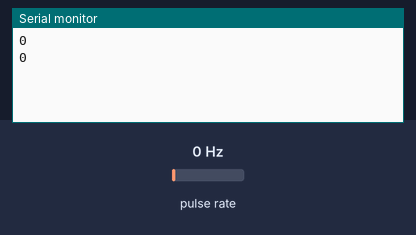
Bench run of a sketch on a simulated Arduino Uno, built with avr-gcc and run on an emulated ATmega328P. Shown: the last lines printed to the serial monitor. Wiring (inferred from the names in the program): pulse sensor: data pin 2. Inputs (shaded band) come from the test bench; at power-on: pulse rate 0 Hz.

Above: at 1.2 s.
1.3 s: pulse rate (sensor on pin 2) set to 4 Hz
At 2.6 s:
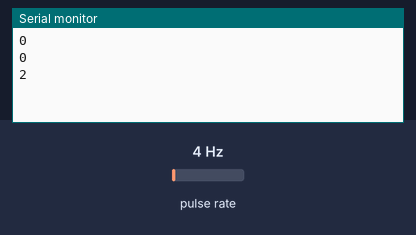
2.8 s: pulse rate (sensor on pin 2) set to 50 Hz
At 3.8 s:
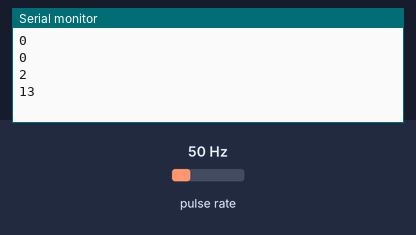
Timing chart, 0 to 5.8 s (numbered marks = the images above; inputs shaded):
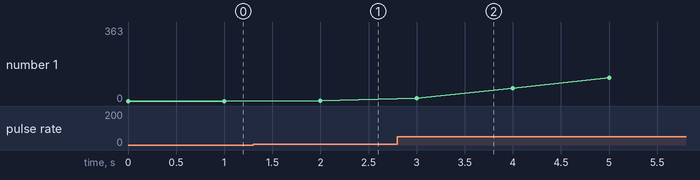

The sketch:

Lab22_speed_encoder.ino
```cpp
const int M1_encoder = 2;  //　代表 pin2
volatile int M1_pos = 0;
int pos, oldpos;

void setup() {
  // put your setup code here, to run once:
  pinMode(M1_encoder, INPUT);
  attachInterrupt(0, EncoderEvent, FALLING);  //　指定 pin2 對應中斷
  Serial.begin(9600);
}

void loop() {
  //暫時停止中斷
  //uint8_t oldSREG = SREG;
  //cli();
  pos = M1_pos;  //　取得位置計數值
  //SREG = oldSREG;

  //　若位置有變化，則顯示
  //if (pos != oldpos)
  //{
    Serial.println(pos);  //顯示目前旋轉格數
    //oldpos = pos;
  //}
  delay(1000);
}

void EncoderEvent()
{
  M1_pos++;
}
```

Measured:
- after the input at 1.3 s, the serial monitor: prints a new line after 0.70 s (image 1)
- after the input at 2.8 s, the serial monitor: prints a new line after 0.20 s (image 2)
- plotted number 1: 0 → 2 after the input at 1.3 s, 2 → 363 after the input at 2.8 s
